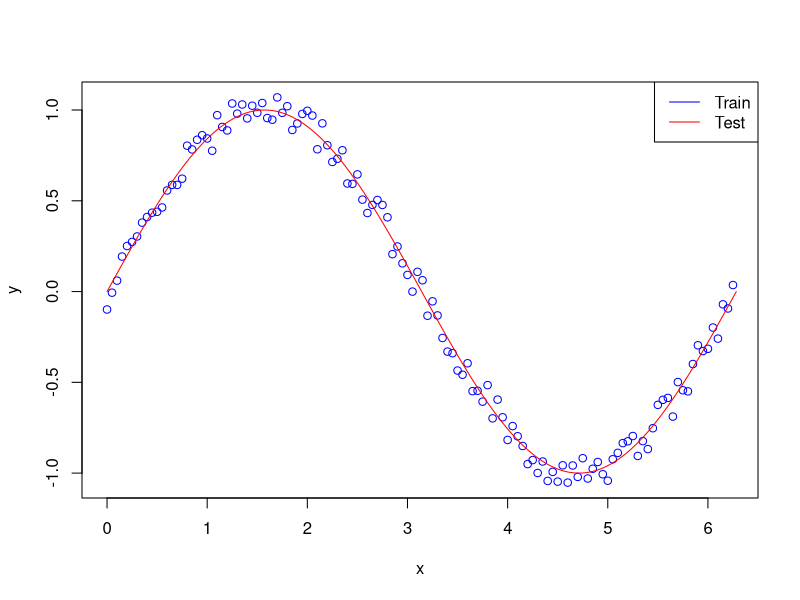

Write R code to recreate this figure. (Note: this script raises an error after producing the figure.)
rm(list=ls())

sech2 <-function(u){
  return(((2/(exp(u)+exp(-u)))*(2/(exp(u)+exp(-u)))))
}

x<-seq(0, 2*pi,.05)
noise <- runif(length(x), -.1, .1)
y<-sin(x) + noise

plot(x,y,type="p", xlab="x", ylab="y", col="blue")

xtest <- seq(0, 2*pi,.001)
ytest <-sin(xtest)
lines(xtest,ytest,type="l", xlab="x", ylab="y", col="red")
legend(x="topright",legend=c("Train", "Test"), col=c("blue", "red"), lty = c(1, 1))

# x<-matrix(c(0,0,0,1,1,0,1,1),ncol=2, byrow=T)
xatual<-matrix(nrow=2, ncol=1)
# y<-matrix(c(-1,1,1,-1,1,-1,-1,1),ncol=2,byrow=T)
Z<-matrix(runif(6)-.5, ncol=1,nrow=3)
W<-matrix(runif(6)-.5, ncol=1,nrow=3)

tol<-0.1
eta<-0.01
maxepocas <- 2000
nepocas<-0
eepoca<-tol+1
N<-length(x)
evec<-matrix(nrow=maxepocas,ncol=1)

while((nepocas<maxepocas) && (eepoca > tol)){
  ei2 <- 0
  xseq <- sample(N)
  for (i in 1:N){
    irand<-xseq[i]
    
    xatual[1, 1]<-x[irand]
    xatual[2, 1]<-1
    
    yatual<-y[irand]
    U<-t(xatual)%*%Z
    H<-tanh(U)
    Haug<-cbind(H,1)
    O<-Haug%*%W
    yhat<-tanh(O)
    
    e<-yatual-yhat
    flinhao<-sech2(O)
    dO<-e*flinhao
    
    Wminus<-W[-2,]
    ehidden<-dO %*% t(Wminus)
    flinhaU<-sech2(U)
    dU<-ehidden * flinhaU
    
    W<-W+eta*(t(Haug)%*%dO)
    Z<-Z+eta*(xatual%*%dU)
    ei2<-ei2+(e%*%t(e))
  }
  
  nepocas<-nepocas+1
  evec[nepocas]<-ei2/N
  eepoca<-evec[nepocas]
}
plot(evec[1:nepocas],type='l')


xatual[(1:2),1]<-x[2,(1:2)]
xatual[3,1]<-1
yatual<-y[2,(1:2)]
U<-t(xatual)%*%Z
H<-tanh(U)
Haug<-cbind(H,1)
O<-Haug%*%W
yhat<-tanh(O)
e<-yatual-yhat
flinhaO<-sech2(O)
dO<-e
